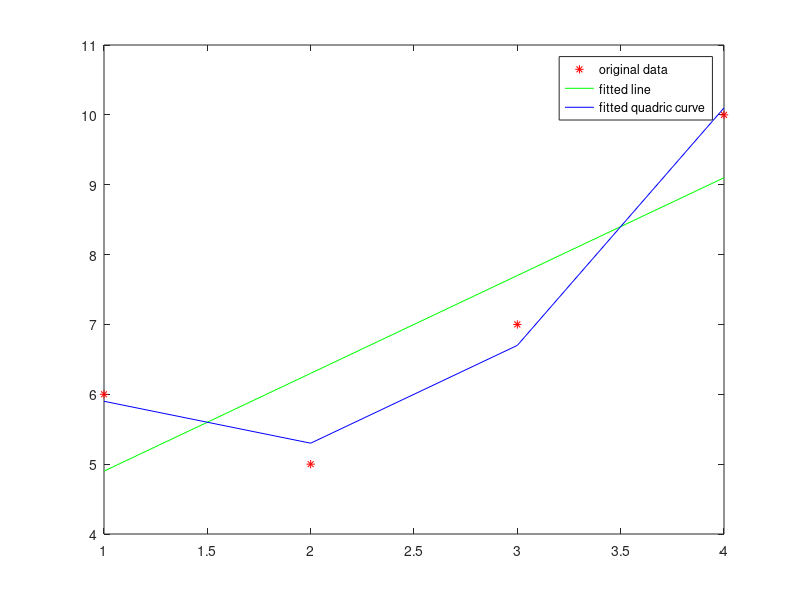

Write MATLAB code to recreate this figure.
%% some clean jobs
clc
clear all
close all
disp('*** clean jobs')
disp('over')

%% 1st example
disp('*** init process ')
x = 1:4;
y = [6 5 7 10];
plot(x,y,'*r'),hold on
disp('over') 
disp('*** using line fitting --> overdetermined linear-equations')
disp('*** Vandermonde matrix*Coeff=Res, using line to fitting')
vandermonde = [power(x,1);power(x,0)]';
size(vandermonde)
vandermonde
Res = [y]'
Coeff = vandermonde\Res
y1 = vandermonde*Coeff
plot(x,y1,'g-')
% [v i] = min(y)
% text(x(i),min(y),'original data');

disp('*** using quadric polynomial to fit')
vandermonde2 = [power(x,2);power(x,1);power(x,0)]';
Coeff2 = vandermonde2\Res
y2 = vandermonde2*Coeff2
plot(x,y2,'b-')


legend('original data','fitted line','fitted quadric curve')


disp('*** Totally Game over! ***')